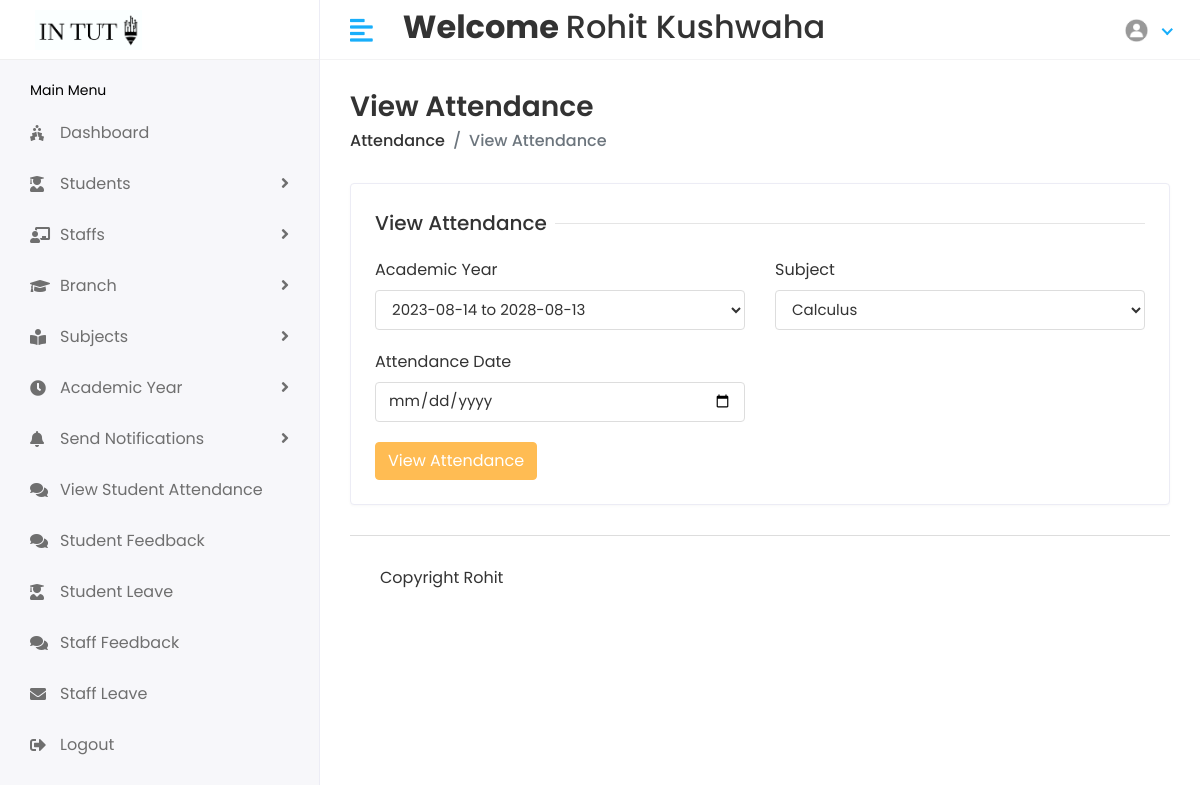
/Hod/attendance/view (signed in), run on the app's committed database.
### stuapp/models.py (models this page shows)
class CustomUser(AbstractUser):
    USER={
        (1,'HOD'),(2,'STAFF'),(3,'STUDENT')
    }
    user_type=models.CharField(choices=USER,max_length=100,default=1)
    profile_pic=models.ImageField(upload_to='media/profile_pic')

### student/hodviews.py (the view, shortened to what this page needs)
# urls.py: path('Hod/attendance/view',hodviews.viewattendance,name='hodattendance'),
@login_required(login_url='/')
def viewattendance(request):
    subject=Subject.objects.all()
    acad_year=Acad_year.objects.all()
    action=request.GET.get('action')
    get_subject=None
    date=None
    get_acad_year=None
    attendance_report=None
    return render(request,'hod/attendance.html',{'subject':subject,'yy':acad_year,'action':action,'get_subject':get_subject,'y': get_acad_year,'date':date,'attendance_report':attendance_report})

### templates/hod/attendance.html (shortened to what this page needs)
{% extends 'base.html' %}
{% block content %}
<div class="page-header">
    <div class="row align-items-center">
        <div class="col">
            <h3 class="page-title">View Attendance</h3>
            <ul class="breadcrumb">
                <li class="breadcrumb-item"><a href="{% url 'subjectlist' %}">Attendance</a></li>
                <li class="breadcrumb-item active">View Attendance </li>
            </ul>
        </div>
    </div>
</div>
{% if action is None %}
<div class="row">
    <div class="col-sm-12">
        <div class="card">
            <div class="card-body">
                <form action="?action=view_attendance" method="post">
                    <div class="row">
                        <div class="col-12">
                            <h5 class="form-title"><span> View Attendance</span></h5>
                        </div>
                        <div class="col-12 col-sm-6">
                            <div class="form-group">
                                <label>Academic Year</label>
                                <select class="form-control" name="acad_year_id" required>
                                    {% for i in yy %}
                                    <option value="{{i.id}}">{{i.start}} to {{i.end}}</option>
                                    {% endfor %}
                                </select>
                            </div>
                        </div>
                        <div class="col-12 col-sm-6">
                            <div class="form-group">
                                <label> Subject </label>
                                <select class="form-control" name="subject_id" required>
                                    {% for i in subject %}
                                    <option value="{{i.id}}">{{i.name}}</option>
                                    {% endfor %}
                                </select>
                            </div>
                        </div>
                        <div class="col-12 col-sm-6">
                            <div class="form-group">
                                <label>Attendance Date</label>
                               <input type="date" class="form-control " name="date">
                            </div>
                        </div>
                        <div class="col-12">
                            <button type="submit" class="btn btn-primary ">View Attendance</button>
                        </div>
                    </div>
                </form>
            </div>
        </div>
    </div>
</div>
{% endif %}
{% endblock content %}

### templates/includes/header.html (shortened to what this page needs)
{% load static %}
<div class="header" >
    <div class="header-left" style="background-color:white">
        {% if user.user_type == '1' %}
        <a href="{% url 'hodhome'%}" class="logo container" >
            <img src="{% static 'assets/img/logo1big.png'%}" width="300px" height="100px" alt="Logo">
        </a>
        {% elif user.user_type == '2' %}
        <a href="{% url 'staffhome'%}" class="logo">
            <img src="{% static 'assets/img/logo1big.png'%}" alt="Logo">
        </a>
        {% else %}
        <a href="{% url 'studenthome'%}" class="logo">
            <img src="{% static 'assets/img/logo1big.png'%}" alt="Logo">
        </a>
        {% endif %}
    </div>
    <a href="javascript:void(0);" id="toggle_btn">
        <i class="fas fa-align-left"></i>
    </a>
    <div class="top-nav-search my-2">
        <h2><strong> Welcome </strong> {{user.first_name}} {{user.last_name}} </h2>
    </div>
    <ul class="nav user-menu">
        <li class="nav-item dropdown has-arrow">
            <a href="#" class="dropdown-toggle nav-link" data-toggle="dropdown">
                {% if user.profile_pic == "" %}
                <span class="user-img"><img class="rounded-circle" src="{% static 'assets/img/noimg.jpg' %}" width="31"
                        ></span>
                {% else %}
                <span class="user-img"><img class="rounded-circle" src="/{{user.profile_pic}}" width="31"
                        alt="Ryan Taylor"></span>
                {% endif %}
            </a>
        </li>
    </ul>
</div>

### static/assets/css/style.css (style rules this page uses)
html { height: 100%; }
body { background-color: #fff; color: #333; font-family: 'Poppins', sans-serif; font-size: 1rem; height: 100%; line-height: 1.5; overflow-x: hidden; }
h1, h2, h3, h4, h5, h6 { font-family: 'Poppins', sans-serif; margin-top: 0; }
.form-control { border: 1px solid #ddd; box-shadow: none; color: #333; font-size: 15px; height: 40px; }
a { color: #009ce7; }
input, button, a { transition: all 0.4s ease; -moz-transition: all 0.4s ease; -o-transition: all 0.4s ease; -ms-transition: all 0.4s ease; -webkit-transition: all 0.4s ease; }
input, input:focus, button, button:focus { outline: none; }
.form-group { margin-bottom: 1.25rem; }
ul, ol { padding: 0px; list-style: none; }
.btn-primary { background-color: #FFBC53; border: 1px solid #FFBC53; }
.card { border: 1px solid #ececf5; box-shadow: 0 1px 3px 0 rgba(0, 0, 0, 0.03); margin-bottom: 1.875rem; }
.card-body { padding: 1.5rem; }
.header { background-color: #fff; border-bottom: 1px solid #f3f3f4; left: 0; position: fixed; right: 0; top: 0; z-index: 1001; height: 60px; }
.header .header-left { float: left; height: 60px; padding: 0 20px; position: relative; width: 320px; z-index: 1; transition: all 0.2s ease-in-out; background-color: #f7f7fa; border-bottom: 1px solid #efefef; border-right: 1px solid #ececf5; display: flex; align-items: center; }
.header .header-left .logo { display: inline-block; line-height: 60px; }
.header .header-left .logo img { max-height: 40px; width: auto; }
.header .dropdown-toggle:after { display: none; }
.header .has-arrow .dropdown-toggle:after { border-top: 0; border-left: 0; border-bottom: 2px solid #18aefa; border-right: 2px solid #18aefa; content: ''; height: 8px; display: inline-block; pointer-events: none; -webkit-transform-origin: 66% 66%; -ms-transform-origin: 66% 66%; transform-origin: 66% 66%; -webkit-transform: rotate(45deg); -ms-transform: rotate(45deg); transform: rotate(45deg); -webkit-transition: all 0.15s ease-in-out; transition: all 0.15s ease-in-out; width: 8px; vertical-align: 0px; }
.user-menu { float: right; margin: 0; position: relative; z-index: 99; padding-right: 15px; }
.user-menu.nav > li > a { color: #a0a0a0; font-size: 14px; line-height: 58px; padding: 0 15px; height: 60px; }
.user-img { margin-right: 3px; position: relative; }
.top-nav-search { float: left; margin-left: 15px; }
.page-header { margin-bottom: 1.875rem; }
.page-header .breadcrumb { background-color: transparent; color: #6c757d; font-size: 1rem; font-weight: 500; margin-bottom: 0; padding: 0; }
.page-header .breadcrumb a { color: #333; }
.page-title { font-size: 28px; font-weight: 600; color: #333; margin-bottom: 5px; }
.form-title { width: 100%; max-width: 100%; padding: 0; font-size: 1.25rem; font-weight: 500; line-height: inherit; color: #333; white-space: normal; position: relative; display: block; margin-bottom: 20px; }
.form-title:before { content: ""; position: absolute; left: 0px; right: 0px; height: 1px; top: 50%; background-color: rgba(0, 0, 0, 0.1); }
.form-title span { padding: 0px 0.5rem 0 0; background-color: #fff; display: inline-block; z-index: 2; position: relative; }
@media (min-width: 992px) { #toggle_btn { align-items: center; color: #18aefa; display: inline-flex; float: left; font-size: 26px; height: 60px; justify-content: center; margin-left: 15px; padding: 0 15px; } }

### data on the page
CustomUser: first_name "Rohit", last_name "Kushwaha", profile_pic (placeholder picture)

### other printed values
form field acad_year_id "2023-08-14 to 2028-08-13"
form field subject_id "Calculus"
